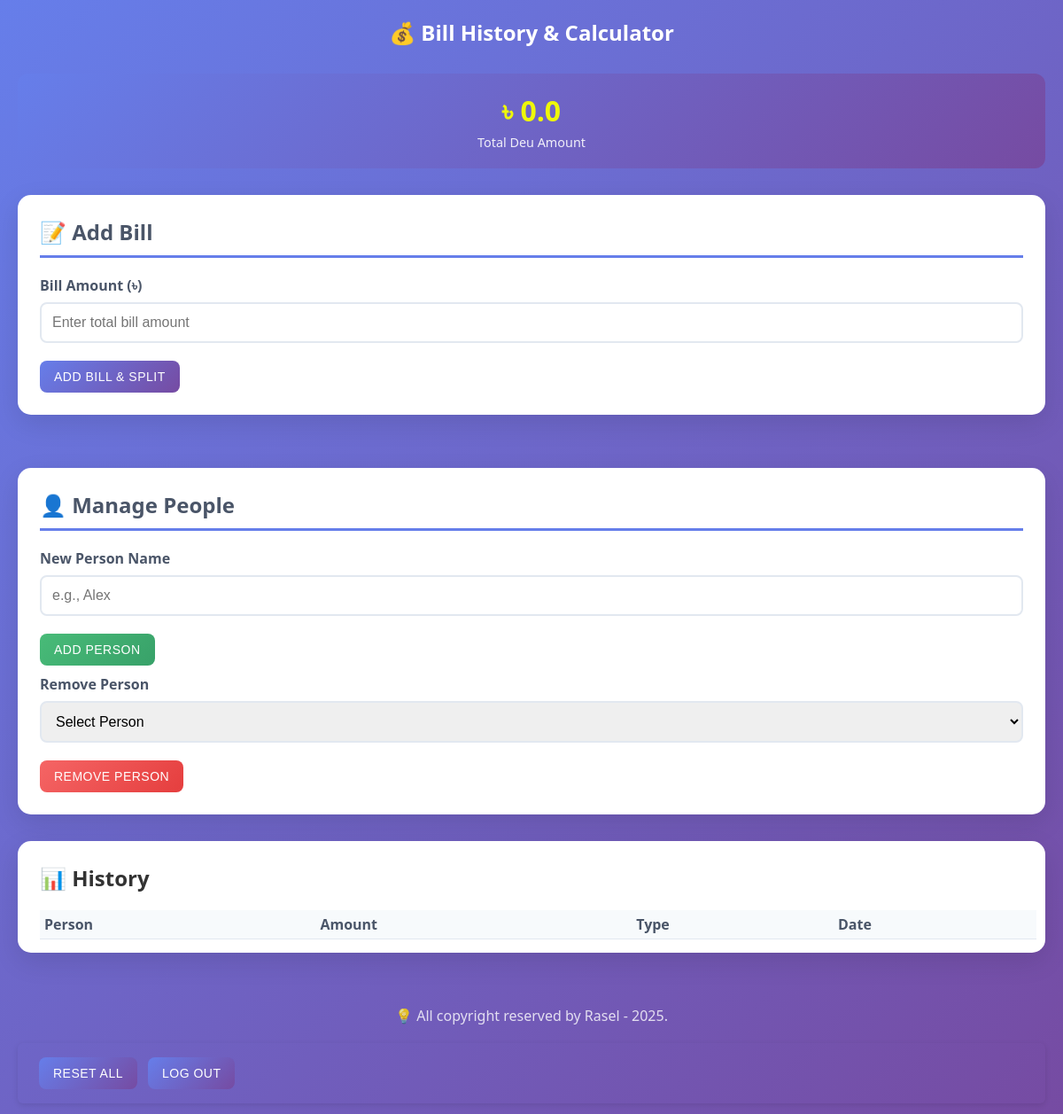
The page / (signed in) on the database as committed earlier.
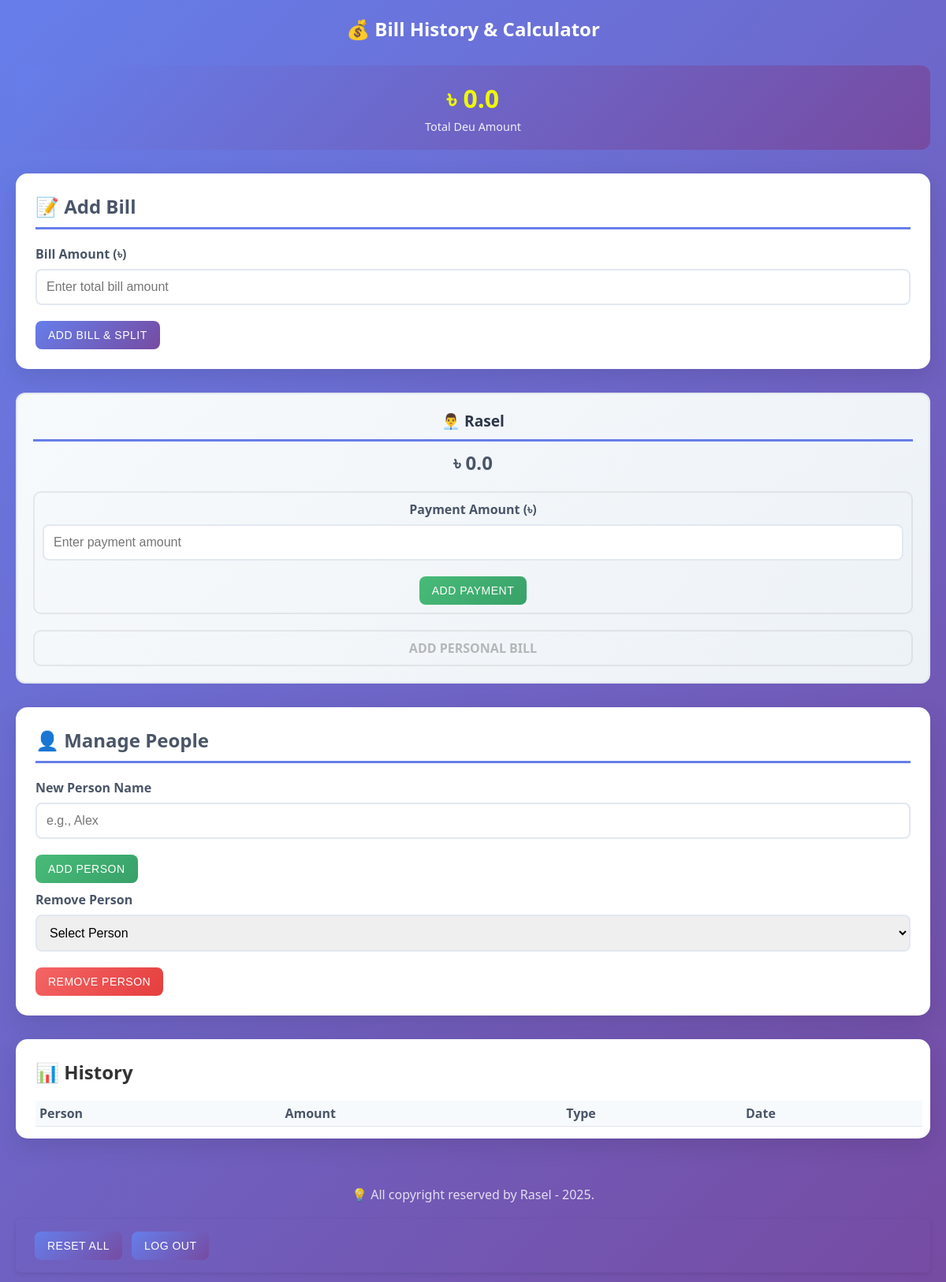
The same page on the database as committed later.
### models.py (models this page shows)
class Person(db.Model):
    id = db.Column(db.Integer, primary_key=True)
    due = db.Column(db.Float)
    name = db.Column(db.String(100))

### app.py (the view)
@app.route('/')
def index():
    if not session.get('logged_in'):
        return redirect(url_for('login'))
    people = Person.query.all()
    history = History.query.all()
    bill = Bill.query.first()
    total_bill = bill.bill_amount if bill else 0.0
    total_due = bill.deu_amount if bill else 0.0
    all_people = [{'id': p.id, 'name': p.name, 'due': p.due or 0.0} for p in people]
    all_history = [
        {
            'name': h.name,
            'amount': h.amount,
            'bill_type': h.bill_type,
            'date': h.date
        } for h in history
    ]
    return render_template(
        'index.html',
        total_bill=total_bill,
        total_due=total_due,
        all_people=all_people,
        all_history=all_history
    )

### app.py (called while the page is built)
@app.before_request
def create_tables():
    db.create_all()
    if not Bill.query.first():
        db.session.add(Bill(bill_amount=0, deu_amount=0))
        db.session.commit()

### templates/index.html (shortened to what this page needs)
<!DOCTYPE html>
<html lang="en">
<head>
  <link rel="stylesheet" href="{{ url_for('static', filename='style.css') }}" />
</head>
<body>
  <div class="container">
    <div class="header">
      <h2>💰 Bill History & Calculator</h2>
    </div>
    <div class="stats-grid">
      <div class="stat-card total-deu">
        <h3 id="totalOutstanding"
          class="due-amount {% if total_bill >= total_due %}positive{% elif total_bill < total_due %}negative{% endif %}">
          ৳ {{ total_due }}</h3>
        <p>Total Deu Amount</p>
      </div>
    </div>
    <div class="main-content">
      <div class="card">
        <h2>📝 Add Bill</h2>
        <form method="POST" action="/add-shared-bill">
          <div class="form-group">
            <label>Bill Amount (৳)</label>
            <input type="number" name="amount" step="0.01" required placeholder="Enter total bill amount" />
          </div>
          <button type="submit" class="btn">Add Bill & Split</button>
        </form>
      </div>
    </div>
    <div class="dashboard">
      <div id="peopleGrid" class="people-grid">
        {% if all_people != blank %}
        {% for person in all_people %}
        <div class="person-card">
          <h3>👨‍💼 {{ person.name }}</h3>
          <div
            class="due-amount {% if person.due > 0 %}positive{% elif person.due < 0 %}negative{% else %}zero{% endif %}">
            {% if person.due > 0 %}Deu: {% elif person.due < 0 %}Savings: {% endif %}৳ {{ person.due }} </div>
              <form method="POST" action="/add-payment">
                <div class="form-group">
                  <label>Payment Amount (৳)</label>
                  <input type="number" name="amount" step="0.01" required placeholder="Enter payment amount" />
                </div>
                <button type="submit" class="btn btn-secondary">Add Payment</button>
              </form>
              <details>
                <summary>Add Personal bill</summary>
              </details>
          </div>
          {% endfor %}
          {% endif %}
        </div>
      </div>
      <div class="card" style="margin-top: 30px;">
        <h2>👤 Manage People</h2>
        <form method="POST" action="/add-person" style="margin-bottom: 10px;">
          <div class="form-group">
            <label>New Person Name</label>
            <input type="text" name="name" required placeholder="e.g., Alex" />
          </div>
          <button type="submit" class="btn btn-secondary">Add Person</button>
        </form>
        <form method="POST" action="/remove-person">
          <div class="form-group">
            <label>Remove Person</label>
            <select name="person_id" required>
              <option value="">Select Person</option>
            </select>
          </div>
          <button type="submit" class="btn btn-danger">Remove Person</button>
        </form>
      </div>
      <div class="history-section">
        <h2>📊 History</h2>
        <div style="overflow-x: auto;">
          <table class="history-table">
            <thead>
              <tr>
                <th>Person</th>
                <th>Amount</th>
                <th>Type</th>
                <th>Date</th>
              </tr>
            </thead>
          </table>
        </div>
      </div>
      <div style="text-align: center; margin-top: 40px; padding: 20px; color: white; opacity: 0.8;">
        <p>💡 All copyright reserved by Rasel - 2025.</p>
      </div>
      <header>
        <div class="actions">
          <button type="button" class="btn btn-reset" onclick="openModal()">Reset All</button>
          <form method="POST" action="/logout">
            <button type="submit" class="btn btn-logout">Log Out</button>
          </form>
        </div>
      </header>
    </div>
</body>
</html>

Rows that differ between the two databases and show on the page:
added Person: name "Rasel", due "0.0"
